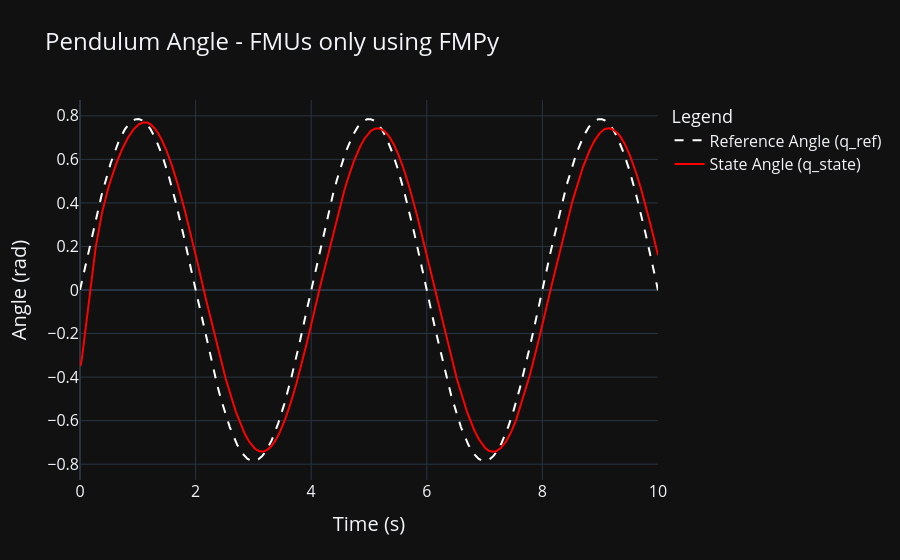

Notebook code for this chart:
### Markdown cell above
**7. Plotting the Results**

### Code cell
import plotly.graph_objects as go
fig = go.Figure()
fig.add_trace(go.Scatter(x=t_vals, y=q_ref_vals, mode='lines',
                            name='Reference Angle (q_ref)', line=dict(color='white', dash='dash')))
fig.add_trace(go.Scatter(x=t_vals, y=q_state_vals, mode='lines',
                            name='State Angle (q_state)', line=dict(color='red')))
fig.update_layout(
    title={'text': 'Pendulum Angle - FMUs only using FMPy', 'font': {'size': 24}},
    xaxis_title={'text': 'Time (s)', 'font': {'size': 20}},
    yaxis_title={'text': 'Angle (rad)', 'font': {'size': 20}},
    legend_title={'text': 'Legend', 'font': {'size': 18}},
    font={'size': 16},
    template='plotly_dark'
)

fig.show()

### Figure 1 — Plotly figure (JSON) as saved in the notebook; plotly's stock layout.template omitted (floating-point values rounded to 4 significant figures; data arrays with more than 128 entries replaced by an {"elided": "..."} marker saying what was removed)
{"data": [{"line": {"color": "white", "dash": "dash"}, "mode": "lines", "name": "Reference Angle (q_ref)", "type": "scatter", "x": {"elided": "10001 float values"}, "y": {"elided": "10001 float values"}}, {"line": {"color": "red"}, "mode": "lines", "name": "State Angle (q_state)", "type": "scatter", "x": {"elided": "10001 float values"}, "y": {"elided": "10001 float values"}}], "layout": {"font": {"size": 16}, "legend": {"title": {"font": {"size": 18}, "text": "Legend"}}, "title": {"font": {"size": 24}, "text": "Pendulum Angle - FMUs only using FMPy"}, "xaxis": {"title": {"font": {"size": 20}, "text": "Time (s)"}}, "yaxis": {"title": {"font": {"size": 20}, "text": "Angle (rad)"}}}}
